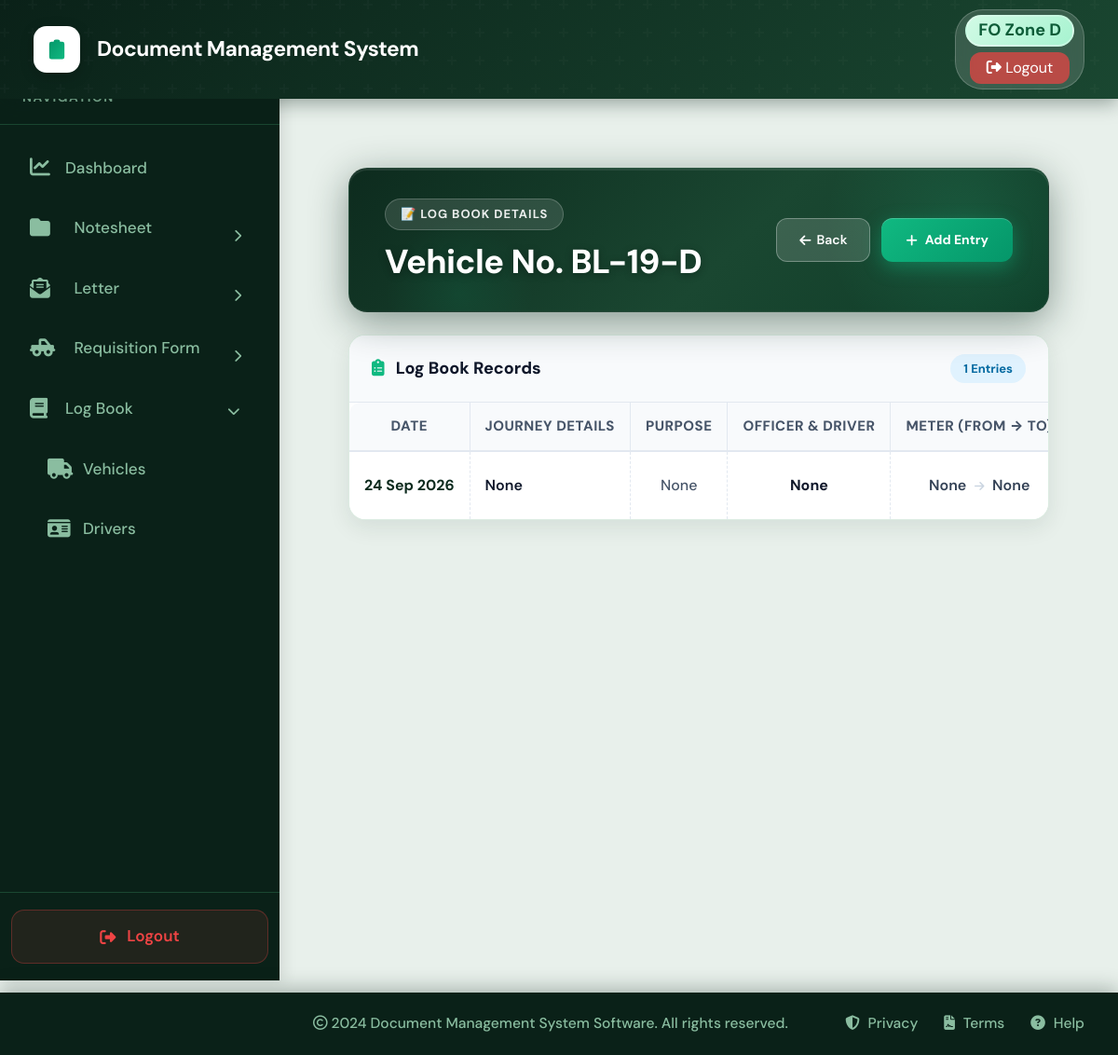
The app's page /logbook/23/ (signed in) with its own data.
### logbook/models.py (models this page shows, shortened)
class LogBook(models.Model):
    vehicle = models.OneToOneField(
        Vehicle,
        on_delete=models.CASCADE,
        related_name="logbook",
        null=True,
        blank=True
    )
    vehicle_name = models.CharField(
        max_length=50
    )
    serial_number = models.CharField(
        max_length=50,
        blank=True,
        null=True
    )
    average_to_litre = models.DecimalField(
        max_digits=10,
        decimal_places=2,
        blank=True,
        null=True,
        help_text="Average KM per litre"
    )
    opening_meter_reading = models.PositiveIntegerField(
        default=0
    )
    from django.utils import timezone
    opened_on = models.DateField(
        default=timezone.now
    )
    is_active = models.BooleanField(
        default=True
    )
    created_at = models.DateTimeField(
        auto_now_add=True
    )
    updated_at = models.DateTimeField(
        auto_now=True
    )
    class Meta:
        ordering = ["vehicle_name"]
        verbose_name = "Log Book"
        verbose_name_plural = "Log Books"

class LogBookEntry(models.Model):
    logbook = models.ForeignKey(
        LogBook,
        on_delete=models.CASCADE,
        related_name="entries"
    )
    page = models.ForeignKey(
        LogBookPage,
        on_delete=models.CASCADE,
        related_name="entries",
        null=True,
        blank=True
    )
    requisition = models.ForeignKey(
        VehicleRequisition,
        on_delete=models.SET_NULL,
        null=True,
        blank=True,
        related_name="logbook_entries"
    )
    signed_requisition = models.FileField(
        upload_to="signed_requisitions/",
        null=True,
        blank=True,
        verbose_name="Upload Document / File (PDF / Image)"
    )
    RECORD_TYPE_CHOICES = (
        ("Journey", "Journey"),
        ("Maintenance", "Maintenance"),
        ("Other", "Other"),
    )
    SERVICE_TYPE_CHOICES = (
        ("Tyre Replacement", "Tyre Replacement"),
        ("Oil Change", "Oil Change"),
        ("Battery Replacement", "Battery Replacement"),
        ("General Service", "General Service"),
        ("Repair", "Repair"),
        ("Inspection", "Inspection"),
        ("Other", "Other"),
    )
    record_type = models.CharField(
        max_length=50,
        choices=RECORD_TYPE_CHOICES,
        default="Journey",
        blank=True,
        null=True
    )
    service_type = models.CharField(
        max_length=100,
        choices=SERVICE_TYPE_CHOICES,
        blank=True,
        null=True
    )
    date = models.DateField(
        null=True,
        blank=True
    )
    time_from = models.TimeField(
        null=True,
        blank=True
    )
    time_to = models.TimeField(
        null=True,
        blank=True
    )
    details_of_journey = models.TextField(
        null=True,
        blank=True
    )
    purpose_of_journey = models.CharField(
        max_length=255,
        null=True,
        blank=True
    )
    officer_name = models.CharField(
        max_length=150,
        null=True,
        blank=True
    )
    driver_name = models.CharField(
        max_length=150,
        blank=True,
        null=True
    )
    meter_reading_from = models.PositiveIntegerField(
        null=True,
        blank=True
    )
    meter_reading_to = models.PositiveIntegerField(
        null=True,
        blank=True
    )
    km_covered = models.PositiveIntegerField(
        default=0
    )
    driver_signature = models.TextField(
        blank=True,
        null=True
    )
    fleet_officer_signature = models.TextField(
        blank=True,
        null=True
    )
    fuel_type = models.CharField(
        max_length=50,
        blank=True,
        null=True
    )
    pol_drawn = models.DecimalField(
        max_digits=10,
        decimal_places=2,
        default=0
    )
    remarks = models.TextField(
        blank=True,
        null=True
    )
    created_by = models.ForeignKey(
        User,
        on_delete=models.SET_NULL,
        null=True,
        blank=True,
        related_name="logbook_entries_created"
    )
    created_at = models.DateTimeField(
        auto_now_add=True
    )
    updated_at = models.DateTimeField(
        auto_now=True
    )
    class Meta:
        ordering = ["-date", "-time_from"]
        verbose_name = "Log Book Entry"
        verbose_name_plural = "Log Book Entries"

### logbook/views.py (the view)
# urls.py: path('<int:logbook_id>/', views.logbook_detail, name='logbook_detail'),
@login_required
def logbook_detail(request, logbook_id):
    logbook = get_object_or_404(
        LogBook.objects.select_related("vehicle"),
        id=logbook_id
    )
    entries = (
        logbook.entries
        .all()
        .order_by(
            "-date",
            "-time_from"
        )
    )
    return render(
        request,
        "logbook/logbook_detail.html",
        {
            "logbook": logbook,
            "entries": entries,
            "is_manager": is_manager(request.user),
        }
    )

### core/context_processors.py (called while the page is built)
def notifications_processor(request):
    if request.user.is_authenticated:
        unread_notifications = Notification.objects.filter(recipient=request.user, is_read=False)[:5]
        unread_count = Notification.objects.filter(recipient=request.user, is_read=False).count()
        return {
            'unread_notifications': unread_notifications,
            'unread_notifications_count': unread_count
        }
    return {}

### core/models.py (called while the page is built)
    def __eq__(self, other):
        if isinstance(other, str):
            return self.code == other or self.category == other or self.name == other
        return super().__eq__(other)

### logbook/views.py (called while the page is built)
def is_manager(user):
    return (
        (hasattr(user, 'profile') and user.profile.role == 'Manager')
        or user.username in ['Fleet_Manager', 'Manager_Admin']
    )

### logbook/templates/logbook/logbook_detail.html (shortened to what this page needs)
{% extends "base.html" %}
{% block content %}
<div style="background: #e8f0eb; min-height: 100vh; padding: 2rem;">
    <div style="
        background: linear-gradient(135deg, #0d2b1e 0%, #1a4731 55%, #0f3d28 100%);
        border-radius: 20px;
        padding: 32px 38px;
        margin-bottom: 24px;
        box-shadow: 0 10px 40px rgba(13,43,30,0.45), 0 2px 0 rgba(255,255,255,0.08) inset;
        position: relative;
        overflow: hidden;
        display: flex;
        justify-content: space-between;
        align-items: center;
        border: 1px solid rgba(255,255,255,0.08);
    ">
        <div style="position:absolute;top:-60%;right:-8%;width:300px;height:300px;background:radial-gradient(circle,rgba(52,211,153,0.15) 0%,transparent 70%);border-radius:50%;pointer-events:none;"></div>
        <div style="position:absolute;bottom:-40%;left:5%;width:160px;height:160px;background:radial-gradient(circle,rgba(16,185,129,0.1) 0%,transparent 70%);border-radius:50%;pointer-events:none;"></div>
        <div style="position:relative;z-index:1;">
            <span style="background:rgba(255,255,255,0.12);border:1px solid rgba(255,255,255,0.2);color:rgba(255,255,255,0.9);font-size:13px;font-weight:700;padding:6px 16px;border-radius:20px;text-transform:uppercase;letter-spacing:1px;display:inline-block;margin-bottom:12px;">
                📝 Log Book Details
            </span>
            <h2 style="color:white;font-size:36px;font-weight:800;margin:0;letter-spacing:-0.5px;text-shadow:0 2px 8px rgba(0,0,0,0.3);">
                Vehicle No. {{ logbook.vehicle_name }}
            </h2>
        </div>
        <div style="position:relative;z-index:1; display:flex; gap:12px;">
            <a href="{% url 'logbook_list' %}" class="btn-secondary-custom">
                <i class="fas fa-arrow-left"></i> Back
            </a>
            {% if not is_manager %}
            <a href="{% url 'add_logbook_entry' logbook.id %}" class="btn-create">
                <i class="fas fa-plus"></i> Add Entry
            </a>
            {% endif %}
        </div>
    </div>
    <div style="background:white;border-radius:18px;overflow:hidden;box-shadow:0 8px 24px rgba(13,43,30,0.09),0 1px 0 rgba(255,255,255,0.8) inset;border:1px solid rgba(212,232,219,0.8);">
        <div style="background:#f8fafc; padding:20px 24px; border-bottom:1px solid #e2e8f0; display:flex; justify-content:space-between; align-items:center;">
            <h5 style="margin:0; color:#0f172a; font-weight:800; font-size:18px;">
                <i class="fas fa-clipboard-list" style="color:#10b981; margin-right:8px;"></i> Log Book Records
            </h5>
            <div style="background:#e0f2fe; color:#0369a1; padding:6px 14px; border-radius:20px; font-weight:700; font-size:13px;">
                {{ entries.count }} Entries
            </div>
        </div>
        <div class="table-responsive">
            <table class="table files-table mb-0 text-center table-borderless">
                <thead>
                    <tr>
                        <th style="border-top-left-radius: 12px;">Date</th>
                        <th>Journey Details</th>
                        <th>Purpose</th>
                        <th>Officer & Driver</th>
                        <th>Meter (From &rarr; To)</th>
                    </tr>
                </thead>
                <tbody>
                    {% for entry in entries %}
                    <tr class="file-row">
                        <td style="color:#0d2b1e;font-weight:700; white-space:nowrap;">{{ entry.date|date:"d M Y" }}</td>
                        <td>
                            <div style="color:#0f172a; font-weight:600; text-align:left;">{{ entry.details_of_journey }}</div>
                        </td>
                        <td>
                            <div style="color:#475569; font-weight:500;">{{ entry.purpose_of_journey }}</div>
                        </td>
                        <td>
                            <div style="font-weight:700; color:#0f172a;">{{ entry.officer_name }}</div>
                        </td>
                        <td>
                            <div style="font-weight:600; color:#334155; font-variant-numeric: tabular-nums;">
                                {{ entry.meter_reading_from }} <i class="fas fa-arrow-right mx-1" style="color:#cbd5e1; font-size:12px;"></i> {{ entry.meter_reading_to }}
                            </div>
                        </td>
                    </tr>
                    {% endfor %}
                </tbody>
            </table>
        </div>
    </div>
</div>
{% endblock %}

### core/templates/base.html (style rules this page uses)
:root { --primary-color: #10b981; --primary-dark: #059669; --primary-light: #34d399; --secondary-color: #1a4731; --dark-bg: #0d2b1e; --sidebar-bg: #0a2118; --hover-bg: #1a4731; --text-light: #8abda0; --text-dark: #0d2b1e; --border-color: #1a4731; --success: #10b981; --warning: #f59e0b; --danger: #ef4444; --info: #06b6d4; }
* { margin: 0; padding: 0; box-sizing: border-box; }
html { font-size: 19px; }
body { font-family: 'DM Sans', -apple-system, BlinkMacSystemFont, 'Segoe UI', sans-serif; background-color: #e8f0eb; min-height: 100vh; display: flex; flex-direction: column; font-size: 1rem; }

### logbook/templates/logbook/logbook_detail.html (style rules this page uses)
.btn-create { position:relative;z-index:1; background: linear-gradient(135deg, #10b981 0%, #059669 100%); color: white; text-decoration: none; padding: 12px 26px; border-radius: 12px; font-weight: 700; font-size: 14px; display: inline-flex; align-items: center; gap: 8px; box-shadow: 0 6px 20px rgba(16,185,129,0.4), 0 1px 0 rgba(255,255,255,0.2) inset; white-space: nowrap; transition: all 0.2s; }
.btn-secondary-custom { background: rgba(255,255,255,0.15); color: white; border: 1px solid rgba(255,255,255,0.3); padding: 12px 24px; border-radius: 12px; font-weight: 600; font-size: 14px; text-decoration: none; transition: all 0.2s; display: inline-flex; align-items: center; gap: 6px; }
.files-table thead th { background: #f8fafc; color: #475569; font-size: 15px; font-weight: 800; text-transform: uppercase; letter-spacing: 0.5px; padding: 14px 16px; border-bottom: 2px solid #e2e8f0; border-right: 1px solid #e2e8f0; white-space: nowrap; vertical-align: middle; }
.files-table tbody tr { border-bottom: 1px solid #e8f4ec; transition: background 0.15s; }
.files-table tbody tr:last-child { border-bottom: none; }
.files-table tbody td { padding: 18px 16px; vertical-align: middle; font-size: 16px; border-right: 1px dashed #e2e8f0; }

### records on screen
LogBook: vehicle_name "BL-19-D"
LogBookEntry: date "24 Sep 2026", details_of_journey "None", purpose_of_journey "None", officer_name "None", meter_reading_from "None", meter_reading_to "None"

### other values on screen
{{ entries.count }} "1"
